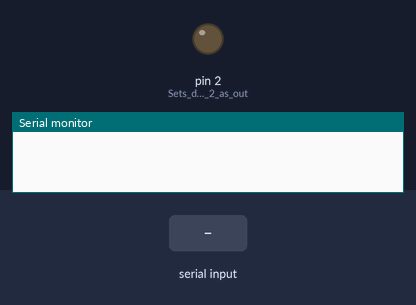
The sketch below on a simulated Arduino Uno, built with avr-gcc and run on an emulated ATmega328P. Shown: output pins drawn as LEDs (lit = HIGH), the last lines printed to the serial monitor. The inputs (shaded band) are chosen by the test bench.

Above: at 1.2 s.
1.3 s: "1\n" received over Serial
At 2.5 s:
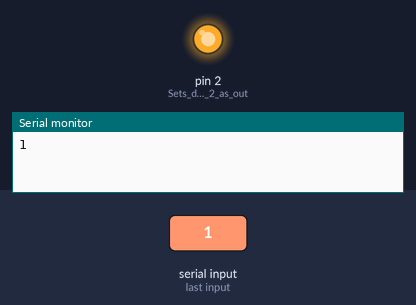
2.8 s: "0\n" received over Serial
At 3.9 s:
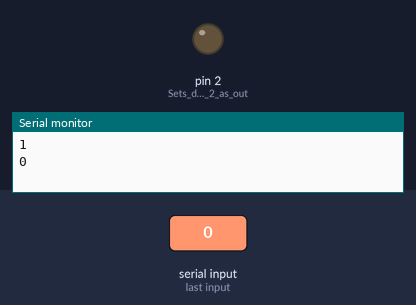
Timing chart, 0 to 5.8 s (numbered marks = the images above; inputs shaded):
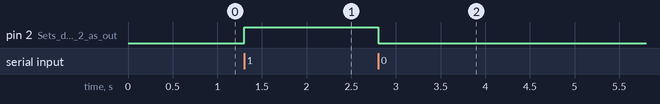

Measured:
- after the input at 1.3 s, pin 2 (Sets_digital_pin_2_as_out): LOW → HIGH at once
- after the input at 2.8 s, pin 2 (Sets_digital_pin_2_as_out): HIGH → LOW at once

The sketch:

Bluno_beetle_arduino_sketch.ino
```cpp
/*
 *  Bluetooh Basic: LED ON OFF
 *  Coder - Sandeep Sunku
 */
char Incoming_value = 0;                //Variable for storing Incoming_value
void setup()
{
  Serial.begin(115200);         //Sets the data rate in bits per second (baud) for serial data transmission
  pinMode(2, OUTPUT);        //Sets digital pin 2 as output pin
}
void loop()
{
  if(Serial.available() > 0)
  {
    Incoming_value = Serial.read();      //Read the incoming data and store it into variable Incoming_value
    Serial.print(Incoming_value);        //Print Value of Incoming_value in Serial monitor
    Serial.print("\n");        //New line
    if(Incoming_value == '1')            //Checks whether value of Incoming_value is equal to 1
      digitalWrite(2, HIGH);  //If value is 1 then LED turns ON
    else if(Incoming_value == '0')       //Checks whether value of Incoming_value is equal to 0
      digitalWrite(2, LOW);   //If value is 0 then LED turns OFF
  }

}
```
